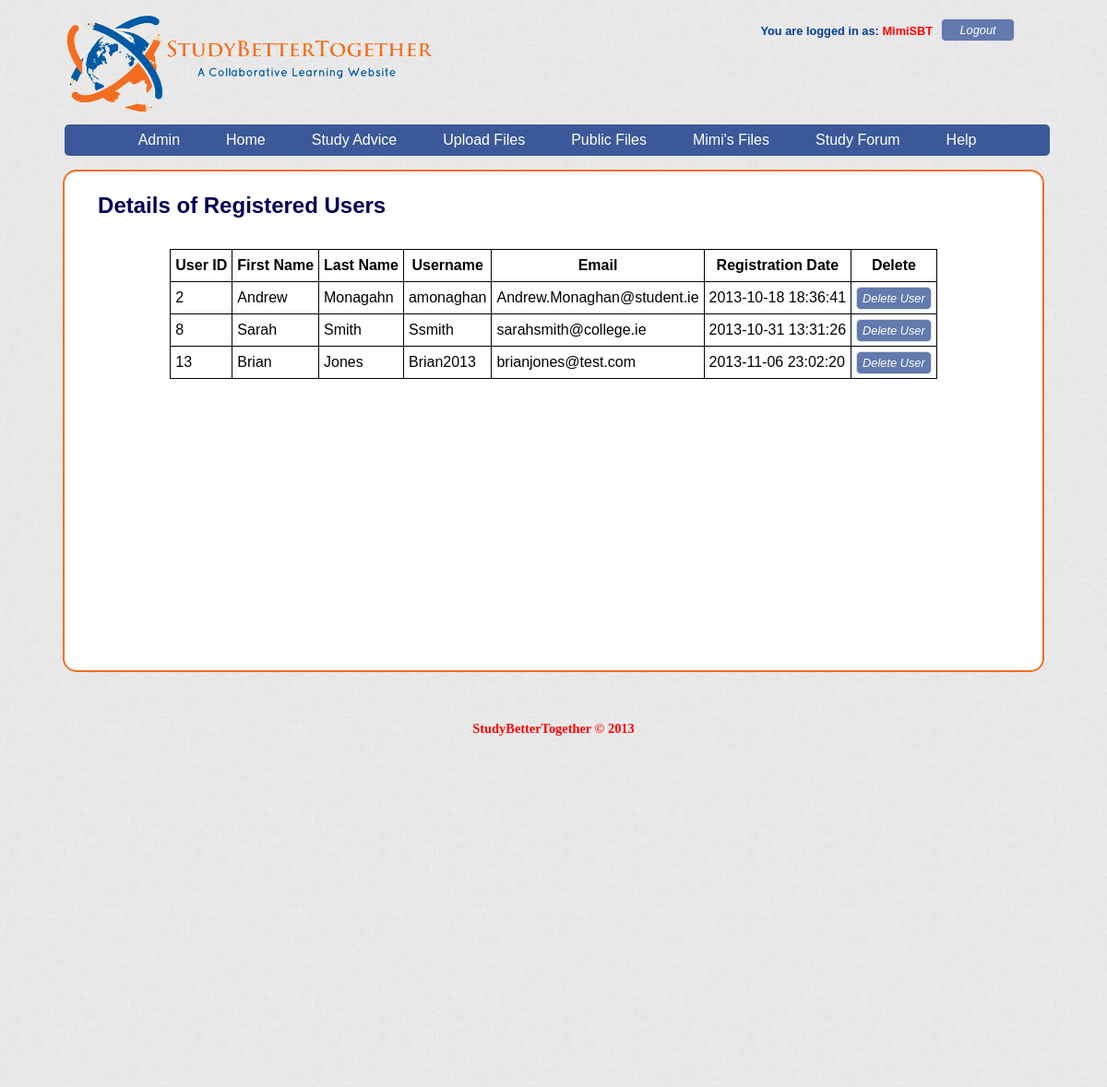
Before: /manageusers.php (signed in) with the older database file.
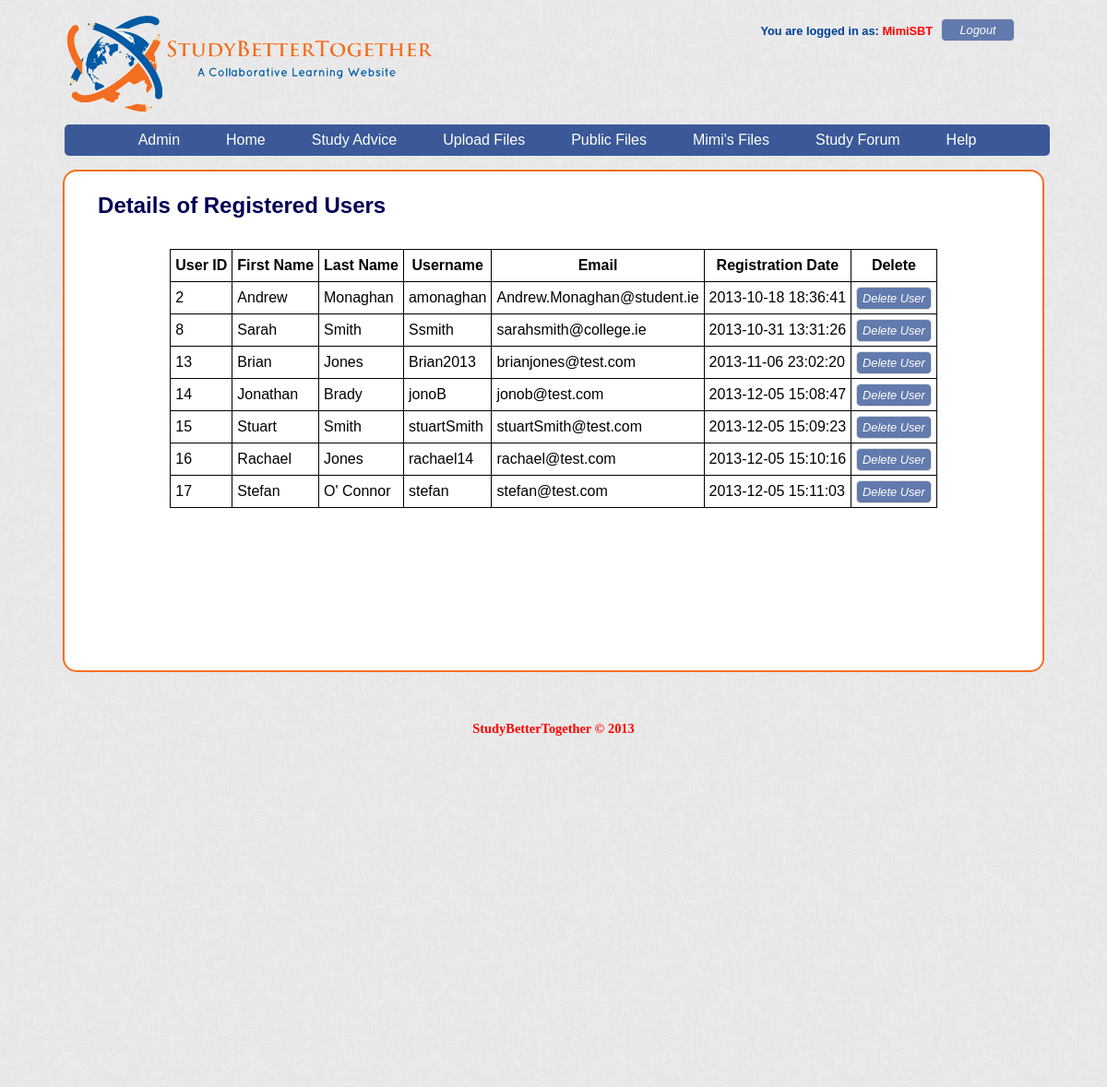
After: the same page with the newer database file.
### tables this page shows
CREATE TABLE IF NOT EXISTS `users` (
  `user_id` int(11) NOT NULL AUTO_INCREMENT,
  `first_name` varchar(255) NOT NULL,
  `last_name` varchar(255) NOT NULL,
  `username` varchar(255) NOT NULL,
  `email` varchar(255) NOT NULL,
  `account_type` varchar(8) NOT NULL DEFAULT 'Student',
  `password` varchar(100) NOT NULL,
  `register_date` datetime NOT NULL DEFAULT CURRENT_TIMESTAMP,
  `register_code` varchar(100) DEFAULT NULL,
  PRIMARY KEY (`user_id`),
  UNIQUE KEY `email` (`email`),
  UNIQUE KEY `username` (`username`)
);

### includes/functionality/sessionManagement.php (called while the page is built, shortened)
<?php
if (isset ( $_SESSION ['username'] )) {
	$username = $_SESSION ['username'];
	$firstname = $_SESSION ['firstname'];
	$account_type = $_SESSION['accountType'];
}
else {
	closeMySql($db_con, $sessionSearch);
	session_destroy();
	header ( 'Location:http://localhost/studybettertogether/' );
	exit();
}
?>

### includes/db/sql_functions.php (called while the page is built, shortened)
<?php
function newQuery($db_con, $query){
	$result = mysqli_query($db_con, $query);
	return $result;
}

### manageusers.php (the view, shortened to what this page needs)
<?php
require_once 'includes/html_template/header.php';
?>
<h2 class = "mainPageHeading">Details of Registered Users</h2>
<div class = "userdetails">
				<table>
					<tr>
						<th>User ID</th>
						<th>First Name</th>
						<th>Last Name</th>
						<th>Username</th>
						<th>Email</th>
						<th>Registration Date</th>
						<th>Delete</th>
					</tr>
					<?php
					$userdetails =newQuery($db_con, "SELECT user_id, first_name, last_name, username, email, register_date FROM users WHERE account_type = 'Student'");
					while ( $row = mysqli_fetch_array ( $userdetails ) ) {
						echo "<tr><td>" . htmlentities ( $row ["user_id"] ) . "</td>";
						echo "<td>" . htmlentities ( $row ["first_name"] ) . "</td>";
						echo "<td>" . htmlentities ( $row ["last_name"] ) . "</td>";
						echo "<td>" . htmlentities ( $row ["username"] ) . "</td>";
						echo "<td>" . htmlentities ( $row ["email"] ) . "</td>";
						echo "<td>" . htmlentities ( $row ["register_date"] ) . "</td>";
						echo "<td><form><input type = 'submit' name ='deleteUser'  value = 'Delete User' onClick=\"return confirm('Are you sure you want to Delete this user? This cannot be undone!');\"/></form></td></tr>\n";
					}
					?>
				</table>
				</div>
<?php require_once 'includes/html_template/footer.php';?>

### includes/html_template/header.php (shortened to what this page needs)
<?php
require_once 'includes/db/sql_functions.php';
require_once 'includes/functionality/sessionManagement.php';
?>
<!DOCTYPE html>
<html lang="en">
<head>
	<link rel="stylesheet" href="css/reset.css">
	<link rel="stylesheet" href="css/style.css">
	<link rel="stylesheet" href="css/ui.dropdownchecklist.standalone.css" />
</head>
<body>
<div id="outer_header_wrapper">
	<header>
		<div id="main_header">
			<img src="img/SBT_logo.PNG" alt="logo">
			<span id="logout" onClick="return confirm('Are you sure you want to logout?');">
			<?php echo "<p>You are logged in as: <strong> $username </strong></p> <a href='includes/functionality/logout.php'><button>Logout</button></a>" ?>
			</span>
						<nav>
					<ul>
						<?php echo ($account_type == 'Admin') ? "<li><a href='admin.php'>Admin</a>\n<ul><li><a href='manageusers.php'>Manage Users</a>\n<li><a href='changeFileTypes.php'>Change File Types</a></li></li>\n</ul></li>\n" : ""; ?>
						<li><a href="home.php">Home</a>
						</li>
						<li><a href="study.php">Study Advice</a>
						</li>
						<li><a href="upload.php">Upload Files</a>
						</li>
						<li><a href="searchPublicfiles.php">Public Files</a>
						</li>
						<li><a href="searchPersonalfiles.php"><?php echo "$firstname's Files"?></a>
						</li>
						<li><a href="studyforum.php">Study Forum</a></li>
						<li id="rightMenu"><a href="help.php">Help</a>
						</li>
					</ul>
				</nav>
			</div>
</header>
</div>
<div id="outer_content_wrapper">
<div id="inner_content_wrapper">
<div id="main_content">

### includes/html_template/footer.php (shortened to what this page needs)
		</div>
		</div>
		</div>
<div id="outer_footer_wrapper">
		<footer id="main_footer">
			<p>StudyBetterTogether &copy; 2013</p>
		</footer>
	</div>
</body>
</html>

### css/style.css (style rules this page uses)
h2 { font-size:1.5em; font-weight: bold; padding: .4em; }
p { font-size:0.9em; padding: .1em; }
#outer_header_wrapper { width: 100%; }
#outer_content_wrapper { width: 100%; background-image: url("../img/background.png"); min-height: 400px; }
#inner_content_wrapper { width: 1060px; margin: 0 auto; overflow: auto; background-color: #FFFFFF; border-radius: 15px; -moz-border-radius: 15px; -webkit-border-radius: 15px; -o-border-radius: 15px; border: 2px solid #F36E21; }
#outer_footer_wrapper { width: 100%; background-image: url("../img/background.png"); min-height: 400px; padding-top: 50px; }
#main_content { width: 95%; margin: 0 auto 20px auto; padding: 1% 0%; min-height: 500px; }
body { height: 100%; font-family: 'Trebuchet MS', Trebuchet, 'Lucida Sans Unicode', 'Lucida Grande', 'Lucida Sans', Arial, sans-serif; line-height:1.45; text-align:justify; background-image: url("../img/background.png"); }
#main_header { width: 1060px; margin: 0% auto; padding: 1% 0 0 0; }
#main_header nav { margin: 0.5% auto; font-size: 1em; height: 43px; text-align: center; }
#main_header nav ul { width: 97%; background: #3B5998; padding: 0 20px; border-radius: 5px; -moz-border-radius: 5px; -webkit-border-radius: 5px; -o-border-radius: 5px; list-style: none; position: relative; display: inline-table; min-height: 33px; }
#main_header nav ul li { text-align: center; display: inline-block; }
#main_header nav ul li a { display: block; padding: 5px 25px; color: #FFFFFF; text-decoration: none; }
#main_header nav ul:after { content: ""; clear: both; display: block; }
table tr, table td { border: solid black 1px; padding: 5px; }
table th { border: solid black 1px; font-size: 1em; text-align: center; padding: 5px; }
table { margin: 0 auto; }
form input[type = "submit"], a button { background: #627AAD; color: #FFFFFF; font-size: 0.8em; font-style:italic; border: 1px solid #ddd; -moz-border-radius: 5px; -webkit-border-radius: 5px; -o-border-radius: 5px; border-radius: 5px; height: 25px; margin-bottom: -1px; vertical-align: bottom; }
#main_footer p { font-size: 0.9em; text-align: center; font-family:"Times New Roman", Times, serif; color: red; font-weight: bold; }
strong { font-style: normal; font-weight: bold; }
#logout p { color: #003D99; display: inline; font-size: 0.8em; margin-right: 4px; font-weight: bold; }
#logout p strong { font-weight: bold; color: red; }
#logout button { width: 80px; }
.mainPageHeading { color: #000055; }
#login, #logout, #returnHome { float: right; margin-right: 30px; height: 40px; padding-top: 8px; }
.userdetails { margin-top: 20px; }

Changed rows visible on the page:
changed users "Andrew": last_name "Monagahn" → "Monaghan"
added users: user_id "14", first_name "Jonathan", last_name "Brady", username "jonoB", email "jonob@test.com", register_date "2013-12-05 15:08:47"
added users: user_id "15", first_name "Stuart", last_name "Smith", username "stuartSmith", email "stuartSmith@test.com", register_date "2013-12-05 15:09:23"
added users: user_id "16", first_name "Rachael", last_name "Jones", username "rachael14", email "rachael@test.com", register_date "2013-12-05 15:10:16"
added users: user_id "17", first_name "Stefan", last_name "O' Connor", username "stefan", email "stefan@test.com", register_date "2013-12-05 15:11:03"
